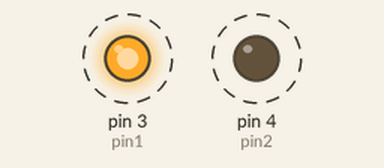
A sketch run on a simulated Arduino Uno, built with avr-gcc and run on an emulated ATmega328P. Parts: output pins drawn as LEDs (lit = HIGH). Dashed ring = blinking.

Above: at 0.5 s.
Timing chart, 0 to 4.6 s (numbered marks = the images above):
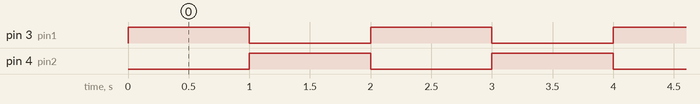

The sketch:

__2_LED_pin1_3_pin2_4.ino
```cpp
int pin1=3;
int pin2=4;
void setup() {
  // put your setup code here, to run once:
  pinMode(pin1,OUTPUT);
  pinMode(pin2,OUTPUT);

}

void loop() {
  // put your main code here, to run repeatedly:
  digitalWrite(pin1,1);
  digitalWrite(pin2,0);
  delay(1000);
  digitalWrite(pin2,1);
  digitalWrite(pin1,0);
  delay(1000);

}
```

Measured:
- by itself, pin 3 (pin1), pin 4 (pin2): alternates HIGH for 1.0 s and LOW for 1.0 s
